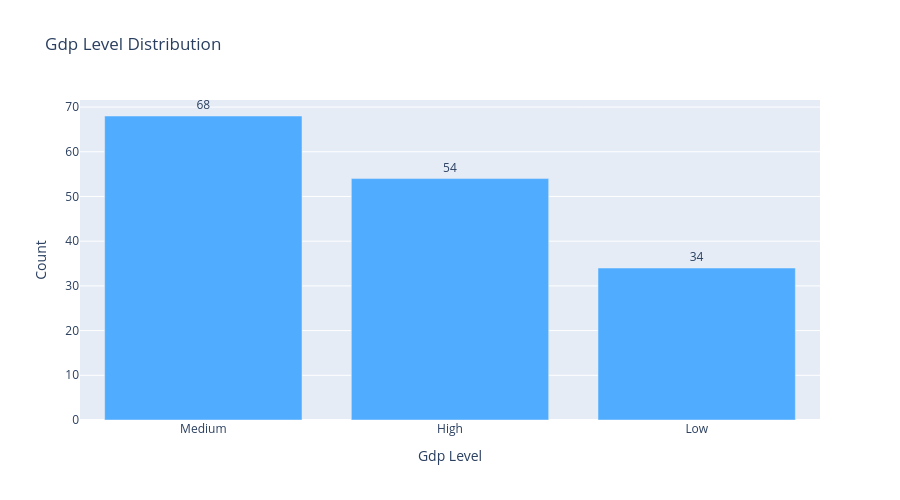

The cell this chart's notebook holds for it:
### Markdown cell above
## 4. Categorical Features Distribution

### Code cell
# Select a categorical feature
feature = 'GDP_Level'

# Get value counts
value_counts = df[feature].value_counts()

# Create bar chart
fig = go.Figure(data=[go.Bar(
    x=value_counts.index,
    y=value_counts.values,
    marker_color='#4facfe',
    text=value_counts.values,
    textposition='outside'
)])

fig.update_layout(
    title=f'{feature.replace("_", " ").title()} Distribution',
    xaxis_title=feature.replace('_', ' ').title(),
    yaxis_title='Count',
    width=900,
    height=500,
    xaxis={'tickangle': 0}
)

fig.show()

# Print statistics
print(f"\n{feature} Statistics:")
print(f"  Unique values: {df[feature].nunique()}")
print(f"  Missing: {df[feature].isnull().sum()} ({df[feature].isnull().sum()/len(df)*100:.2f}%)\n")
print(f"Top categories:")
for cat, count in value_counts.head(10).items():
    print(f"  {cat}: {count:,} ({count/len(df)*100:.2f}%)")

### Figure 1 — Plotly figure (JSON) as saved in the notebook; plotly's stock layout.template omitted (floating-point values rounded to 4 significant figures)
{"data": [{"marker": {"color": "#4facfe"}, "text": [68.0, 54.0, 34.0], "textposition": "outside", "type": "bar", "x": ["Medium", "High", "Low"], "y": [68, 54, 34]}], "layout": {"height": 500, "title": {"text": "Gdp Level Distribution"}, "width": 900, "xaxis": {"tickangle": 0, "title": {"text": "Gdp Level"}}, "yaxis": {"title": {"text": "Count"}}}}
